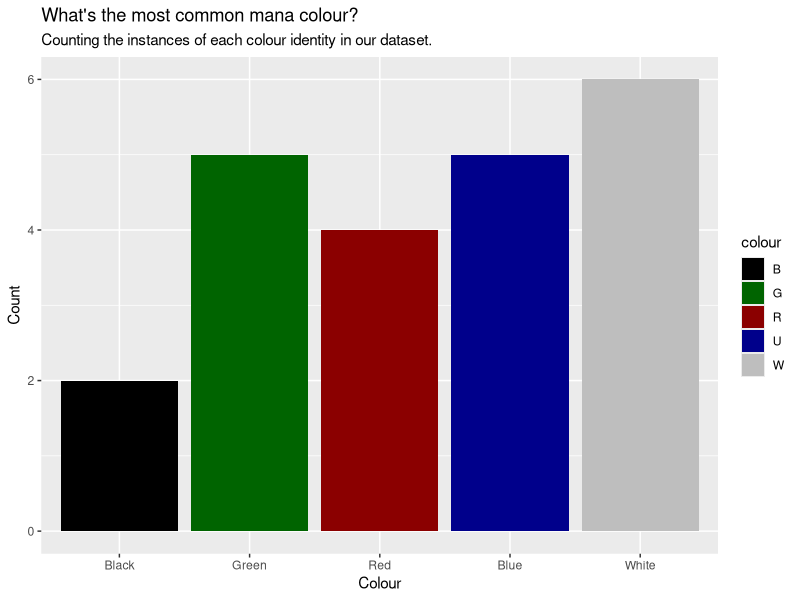
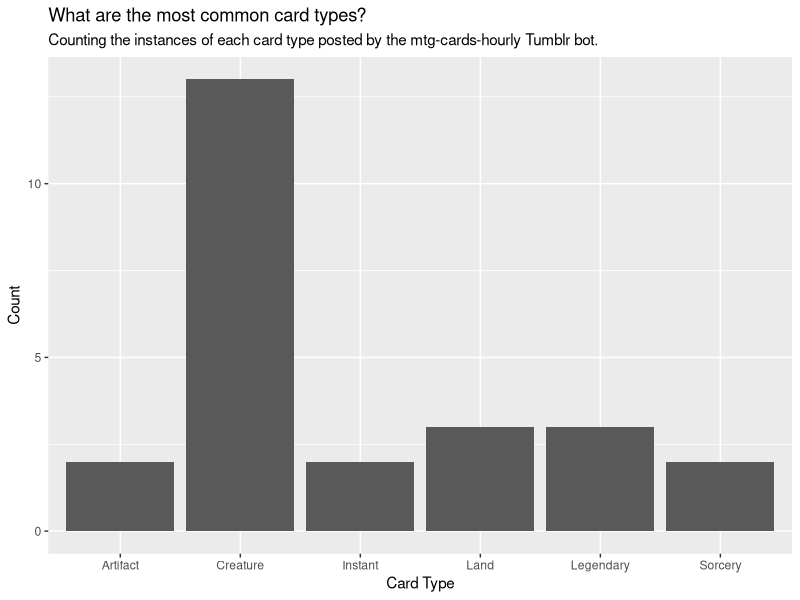

The R script that drew these images, in order:
## ---- chunk 1
knitr::opts_chunk$set(echo=FALSE, message=FALSE, warning=FALSE, error=FALSE)

## ---- chunk 2
library(tidyverse)

logged_data <- read_csv("./data.csv")

latest_data <- logged_data %>%
 rename(
   CardName = 'Card Name',
   CardTypes = 'Card Types',
   ManaCost = 'Mana Value'
 )

# Last minute recreation of the str_count function from stringr
str_count <- function(string_vector, pattern) {
  counts <- numeric(length(string_vector))
  matches <- gregexpr(pattern, string_vector)
  for(i in 1:length(matches)) {
    if(matches[[i]][1] != -1) {
      counts[i] <- length(matches[[i]])
    }
  }
  return(counts)
}

# Convert mana cost to mana value
latest_data$ManaValue <- as.numeric(str_extract(latest_data$ManaCost, "\\d+")) +
 str_count(latest_data$ManaCost, "W") +
 str_count(latest_data$ManaCost, "U") +
 str_count(latest_data$ManaCost, "R") +
 str_count(latest_data$ManaCost, "B") +
 str_count(latest_data$ManaCost, "G")

# Separate card types for counting
latest_data_longer <- latest_data %>%
  separate_rows(CardTypes, sep = ", ")

card_type_plot <- latest_data_longer %>%
 ggplot() +
 geom_bar(aes(x=CardTypes)) +
 labs(
   title="What are the most common card types?",
   subtitle="Counting the instances of each card type posted by the mtg-cards-hourly Tumblr bot.",
   x = "Card Type",
   y = "Count"
 ) 

mana_counts <- tibble(
 colour = c("W", "U", "R", "B", "G"),
 count = 0
)
for(i in 1:5)  {
 mana_counts$count[i] <- sum(str_count(latest_data$ManaCost, mana_counts$colour[i]) > 0)
}
colour_plot <- ggplot(mana_counts) +
 geom_bar(aes(x=colour, y=count, fill=colour), stat = "identity") +
 scale_fill_manual(values= c(
   "W" = "gray",
   "U" = "darkblue",
   "B" = "black",
   "R" = "darkred",
   "G" = "darkgreen"
 )) +
 scale_x_discrete(labels = c(
   "W" = "White",
   "U" = "Blue",
   "R" = "Red",
   "B" = "Black",
   "G" = "Green"
 )) +
 labs(
   title= "What's the most common mana colour?",
   subtitle = "Counting the instances of each colour identity in our dataset.",
   x = "Colour",
   y = "Count"
 )

mean_mana_value <- mean(latest_data$ManaValue)
mode_colour <- mana_counts[which.max(mana_counts$count), ]

## ---- chunk 3
plot(colour_plot)
plot(card_type_plot)
